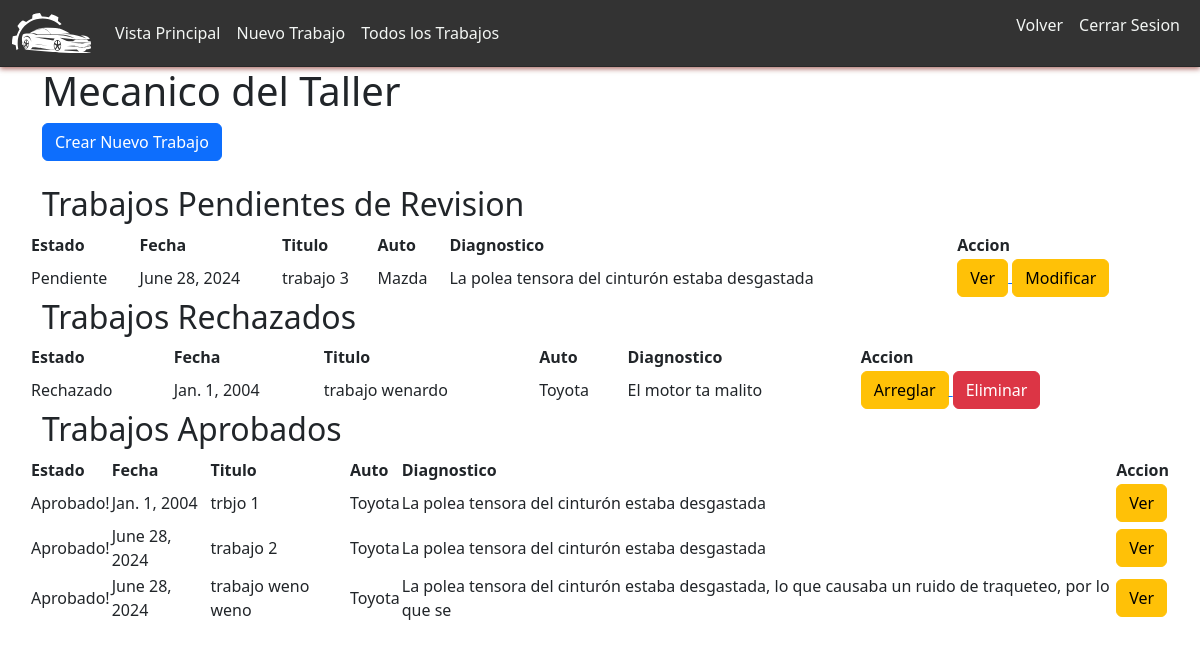
The page /admin_mecanico (signed in) on the database its author committed.
### core/models.py (models this page shows)
class Trabajo(models.Model):
    ESTADO_REVISION = (
        ("Por revisar", "Por revisar"),
        ("Aprobado", "Aprobado"),
        ("Rechazado", "Rechazado"),
        ("Inactivo", "Inactivo"),
    )
    mecanico = models.ForeignKey(Mecanico, on_delete=models.CASCADE)
    foto_principal = models.ImageField(upload_to='fotos/', null=True)
    titulo = models.CharField(max_length=100, null=True)
    fecha_trabajo = models.DateField()
    fecha_creacion = models.DateField(auto_now_add=True, null=True)
    fecha_actualizacion = models.DateField(auto_now=True, null=True)
    auto = models.CharField(max_length=100)
    diagnostico = models.CharField(max_length=150)
    descripcion = models.TextField()
    revision = models.CharField(max_length=100, choices=ESTADO_REVISION)
    observaciones = models.TextField(null=True, blank=True)

### core/decorators.py (the view)
        def wrapper_func(request, *args, **kwargs):
            group = None
            if request.user.groups.exists():
                group = request.user.groups.all()[0].name
            if group in allowed_roles:
                return view_func(request, *args, **kwargs)
            else:
                return redirect("/auth_error")

### core/views.py (called while the page is built)
@allowed_users(allowed_roles=['mecanico'])
def admin_mecanico(request):
    mecanico_actual = Mecanico.objects.filter(user=request.user).first()
    trabajos = Trabajo.objects.filter(mecanico = mecanico_actual)
    context = {"trabajos":trabajos}
    return render(request, "admin-mecanico.html", context)

### templates/admin-mecanico.html (shortened to what this page needs)
<!DOCTYPE html>
<html>
  <head>
    {% load static %}
      <link rel="stylesheet" href="{% static 'bootstrap-5.3.3/css/bootstrap.css' %}">
      <link rel="stylesheet" href="{% static 'css/navbar-admin.css' %}">
      <link rel="stylesheet" href="{% static 'css/admin-mecanico.css' %}">
  </head>
  <body>
  {% include "navbar-admin.html" %}
    <main>
        <div class="container">
            <h1>Mecanico del Taller</h1>
            <a href="{% url "admin-mecanico-nuevotrabajo" %}">
            <button class="btn btn-primary">
                Crear Nuevo Trabajo
            </button>
            </a>
        </div>
        <br>
        <div class="container">
            <div class="row">
                <h2>Trabajos Pendientes de Revision</h2>
                <table class="tabla-pulenta">
                <tr>
                    <th>Estado</th>
                    <th>Fecha</th>
                    <th>Titulo</th>
                    <th>Auto</th>
                    <th>Diagnostico</th>
                    <th>Accion</th>
                </tr>
                {% for trabajo in trabajos %}
                    {% if trabajo.revision == "Por revisar" %}
                    	<tr>
                            <td>Pendiente</td>
                            <td>{{ trabajo.fecha_trabajo }}</td>
                            <td>{{ trabajo.titulo }}</td>
                            <td>{{ trabajo.auto }}</td>
                            <td>{{ trabajo.diagnostico }}</td>
                        <td>
                            <a href="{% url "admin-mecanico-vertrabajo" trabajo.id %}">
                                <button class="btn btn-warning">Ver</button>
                            </a>
                            <a href="{% url "admin-mecanico-modtrabajo" trabajo.id %}">
                                <button class="btn btn-warning">Modificar</button>
                            </a>
                        </td>
                        </tr>
                    {% endif %}
                {% endfor %}
            </table>
            </div>
            <div class="row">
                <h2>Trabajos Rechazados</h2>
                <table class="tabla-pulenta">
                <tr>
                    <th>Estado</th>
                    <th>Fecha</th>
                    <th>Titulo</th>
                    <th>Auto</th>
                    <th>Diagnostico</th>
                    <th>Accion</th>
                </tr>
                {% for trabajo in trabajos %}
                    {% if trabajo.revision == "Rechazado" %}
                    	<tr>
                            <td>Rechazado</td>
                            <td>{{ trabajo.fecha_trabajo }}</td>
                            <td>{{ trabajo.titulo }}</td>
                            <td>{{ trabajo.auto }}</td>
                            <td>{{ trabajo.diagnostico }}</td>
                            <td>
                                <a href="{% url "admin-mecanico-arreglartrabajo" trabajo.id %}">
                                    <button class="btn btn-warning">Arreglar</button>
                                </a>
                                <a href="{% url "admin-mecanico-eliminartrabajo" trabajo.id %}">
                                    <button class="btn btn-danger">Eliminar</button>
                                </a>
                            </td>
                        </tr>
                    {% endif %}
                {% endfor %}
            </table>
            </div>
            <div class="row">
                <h2>Trabajos Aprobados</h2>
                <table class="tabla-pulenta">
                <tr>
                    <th>Estado</th>
                    <th>Fecha</th>
                    <th>Titulo</th>
                    <th>Auto</th>
                    <th>Diagnostico</th>
                    <th>Accion</th>
                </tr>
                {% for trabajo in trabajos %}
                    {% if trabajo.revision == "Aprobado" %}
                    	<tr>
                            <td>Aprobado!</td>
                            <td>{{ trabajo.fecha_trabajo }}</td>
                            <td>{{ trabajo.titulo }}</td>
                            <td>{{ trabajo.auto }}</td>
                            <td>{{ trabajo.diagnostico }}</td>
                            <td>
                                <a href="{% url "admin-mecanico-vertrabajo" trabajo.id %}">
                                    <button class="btn btn-warning">Ver</button>
                                </a>
                            </td>
                        </tr>
                    {% endif %}
                {% endfor %}
            </table>
            </div>
        </div>
    </main>
  </body>
</html>

### rows shown on the page
Trabajo: fecha_trabajo "June 28, 2024", titulo "trabajo 3", auto "Mazda", diagnostico "La polea tensora del cinturón estaba desgastada"
Trabajo: fecha_trabajo "Jan. 1, 2004", titulo "trabajo wenardo", auto "Toyota", diagnostico "El motor ta malito"
Trabajo: fecha_trabajo "Jan. 1, 2004", titulo "trbjo 1", auto "Toyota", diagnostico "La polea tensora del cinturón estaba desgastada"
Trabajo: fecha_trabajo "June 28, 2024", titulo "trabajo 2", auto "Toyota", diagnostico "La polea tensora del cinturón estaba desgastada"
Trabajo: fecha_trabajo "June 28, 2024", titulo "trabajo weno weno", auto "Toyota", diagnostico "La polea tensora del cinturón estaba desgastada, lo que causaba un ruido de traqueteo, por lo que se"
